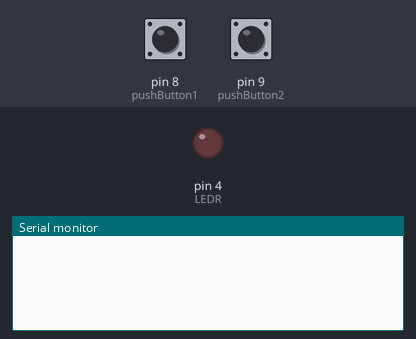
A sketch run on a simulated Arduino Uno, built with avr-gcc and run on an emulated ATmega328P. Parts: output pins drawn as LEDs (lit = HIGH), the last lines printed to the serial monitor. The test bench sets the inputs (shaded band); at power-on: pin 8 (pushButton1) LOW, pin 9 (pushButton2) LOW.

Above: at 1.2 s.
1.3 s: pin 8 (pushButton1) pulled HIGH for 0.15 s
At 1.8 s:
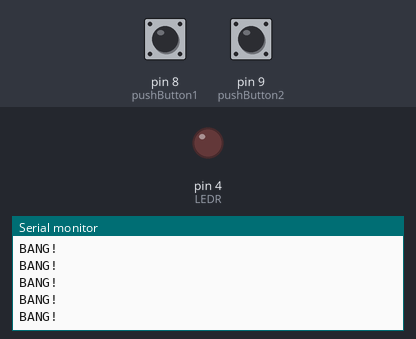
2.9 s: pin 9 (pushButton2) pulled HIGH for 0.15 s
At 3.7 s:
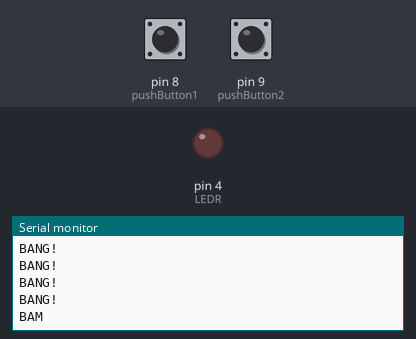
4.5 s: pin 8 (pushButton1) driven HIGH and pin 9 (pushButton2) driven HIGH
At 5.3 s:
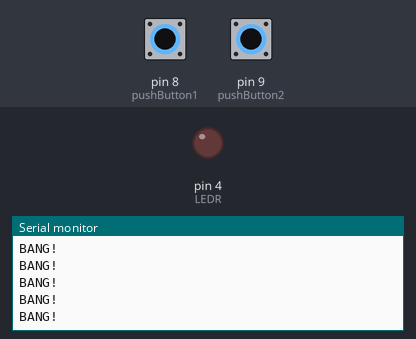

The sketch:

debouncing.ino
```cpp
// Demonstrate hardware implemented debouncer and software implemented debouncer

int pushButton1 = 8; //the pin where we connect the button
int pushButton2 = 9; //the pin where we connect the button
int LEDR = 4; //the pin we connect the LED

int stateButton1 = 0;
int stateButton2 = 0;
long lDebounceTime = 0;
long debounceDelay = 200; // this is for a bouncy button
                          // it usually is 50 -100
void setup() {
  Serial.begin(9600);
  pinMode(pushButton1, INPUT);
  pinMode(pushButton2, INPUT);
  pinMode(LEDR, OUTPUT);
}

void loop(){
  stateButton1 = digitalRead(pushButton1); //read the state of the button 1

  // The first push botton has a hardware debouncer
  // 5V series 1kohm switch node + 1uF to ground
  // pull down in the other side of the switch

  if (stateButton1 == 1) {
    Serial.println("BANG!");
  }

  // Software debouncer
  // 1 read high, add delay and read zero
  // this means it went full cycle up and down
  stateButton2 = digitalRead(pushButton2); //read the state of the button 2
  /*
  if (stateButton2 == 1) {
    delay(50);
    stateButton2 = digitalRead(pushButton2); //read the state of the button 2
    if (stateButton2 == 0) {
      Serial.println("BOM!");
    }
  } */

  //Software Debounce 2
  //filter out noise
  if ( (millis() - lDebounceTime) > debounceDelay) {
    // if state is still the same after first push then its a high
    if (stateButton2 == 1){
      Serial.println("BAM");
      lDebounceTime = millis();
    }

  }

}
```

Measured:
- after the input at 1.3 s, the serial monitor: prints a new line at once (image 1)
- after the input at 2.9 s, the serial monitor: prints a new line at once (image 2)
